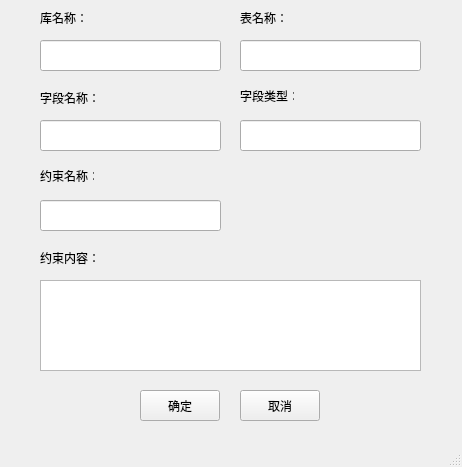
<?xml version="1.0" encoding="UTF-8"?>
<ui version="4.0">
 <class>TBL_CreateWindow</class>
 <widget class="QMainWindow" name="TBL_CreateWindow">
  <property name="geometry">
   <rect>
    <x>0</x>
    <y>0</y>
    <width>462</width>
    <height>467</height>
   </rect>
  </property>
  <property name="windowTitle">
   <string>MainWindow</string>
  </property>
  <widget class="QWidget" name="centralwidget">
   <widget class="QLabel" name="label">
    <property name="geometry">
     <rect>
      <x>240</x>
      <y>10</y>
      <width>171</width>
      <height>16</height>
     </rect>
    </property>
    <property name="text">
     <string>表名称：</string>
    </property>
   </widget>
   <widget class="QLineEdit" name="TBL_Name">
    <property name="geometry">
     <rect>
      <x>240</x>
      <y>40</y>
      <width>181</width>
      <height>31</height>
     </rect>
    </property>
   </widget>
   <widget class="QPushButton" name="confirmButton">
    <property name="geometry">
     <rect>
      <x>140</x>
      <y>390</y>
      <width>80</width>
      <height>31</height>
     </rect>
    </property>
    <property name="text">
     <string>确定</string>
    </property>
   </widget>
   <widget class="QPushButton" name="cancelButton">
    <property name="geometry">
     <rect>
      <x>240</x>
      <y>390</y>
      <width>80</width>
      <height>31</height>
     </rect>
    </property>
    <property name="text">
     <string>取消</string>
    </property>
   </widget>
   <widget class="QLabel" name="label_2">
    <property name="geometry">
     <rect>
      <x>40</x>
      <y>90</y>
      <width>101</width>
      <height>16</height>
     </rect>
    </property>
    <property name="text">
     <string>字段名称：</string>
    </property>
   </widget>
   <widget class="QLineEdit" name="columnName">
    <property name="geometry">
     <rect>
      <x>40</x>
      <y>120</y>
      <width>181</width>
      <height>31</height>
     </rect>
    </property>
   </widget>
   <widget class="QLabel" name="label_3">
    <property name="geometry">
     <rect>
      <x>240</x>
      <y>90</y>
      <width>54</width>
      <height>12</height>
     </rect>
    </property>
    <property name="text">
     <string>字段类型：</string>
    </property>
   </widget>
   <widget class="QLineEdit" name="columnType">
    <property name="geometry">
     <rect>
      <x>240</x>
      <y>120</y>
      <width>181</width>
      <height>31</height>
     </rect>
    </property>
   </widget>
   <widget class="QLabel" name="label_4">
    <property name="geometry">
     <rect>
      <x>40</x>
      <y>170</y>
      <width>54</width>
      <height>12</height>
     </rect>
    </property>
    <property name="text">
     <string>约束名称：</string>
    </property>
   </widget>
   <widget class="QLineEdit" name="checkName">
    <property name="geometry">
     <rect>
      <x>40</x>
      <y>200</y>
      <width>181</width>
      <height>31</height>
     </rect>
    </property>
   </widget>
   <widget class="QLabel" name="label_5">
    <property name="geometry">
     <rect>
      <x>40</x>
      <y>250</y>
      <width>61</width>
      <height>16</height>
     </rect>
    </property>
    <property name="text">
     <string>约束内容：</string>
    </property>
   </widget>
   <widget class="QTextEdit" name="check">
    <property name="geometry">
     <rect>
      <x>40</x>
      <y>280</y>
      <width>381</width>
      <height>91</height>
     </rect>
    </property>
   </widget>
   <widget class="QLabel" name="label_6">
    <property name="geometry">
     <rect>
      <x>40</x>
      <y>10</y>
      <width>171</width>
      <height>16</height>
     </rect>
    </property>
    <property name="text">
     <string>库名称：</string>
    </property>
   </widget>
   <widget class="QLineEdit" name="DB_Name">
    <property name="geometry">
     <rect>
      <x>40</x>
      <y>40</y>
      <width>181</width>
      <height>31</height>
     </rect>
    </property>
   </widget>
  </widget>
  <widget class="QMenuBar" name="menubar">
   <property name="geometry">
    <rect>
     <x>0</x>
     <y>0</y>
     <width>462</width>
     <height>22</height>
    </rect>
   </property>
  </widget>
  <widget class="QStatusBar" name="statusbar"/>
 </widget>
 <resources/>
 <connections/>
</ui>
